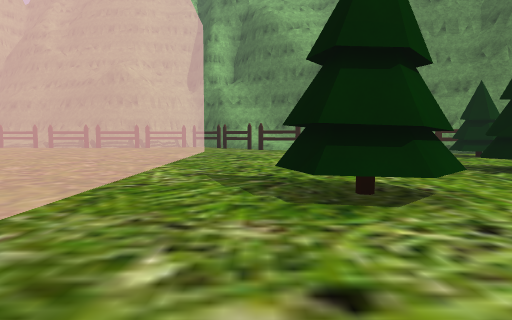
[1] (above)

20 first-person views from a walk through a scene from a Unity 3-D project. The camera is 1.3 m above the floor, tilts 4° down and sees 70° across. The floor is counted in squares, 2 m on a side. Each view is taken from the middle of a square. On the plan, view 1 faces up. The plan holds only what a view shows up to about 11 squares ahead; the rest is blank. The place goes on beyond the plan. Some surface patterns are stand-ins.

[2]
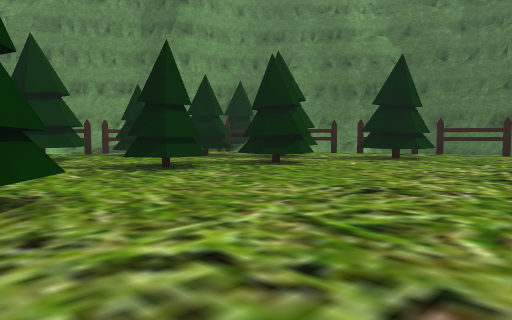

[3]
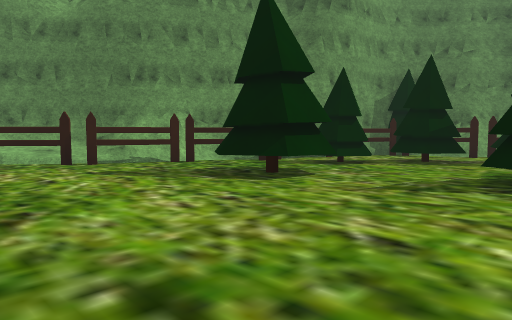

[4]
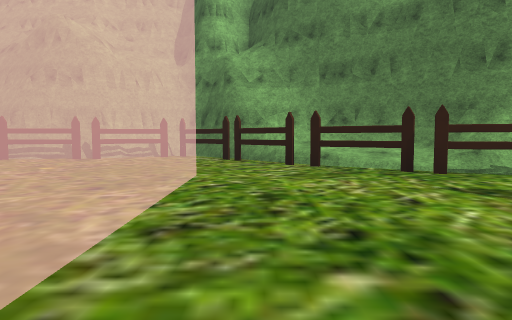

[5]
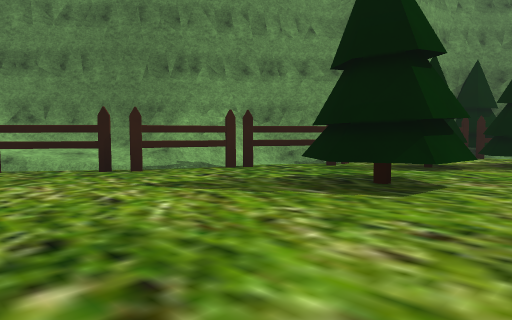

[6]
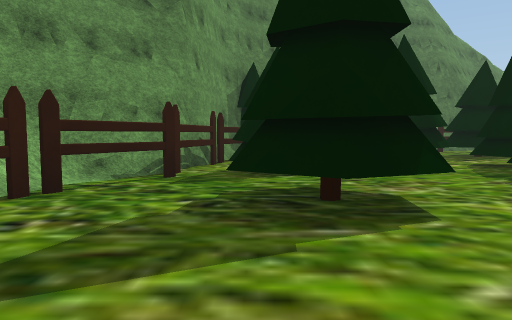

[7]
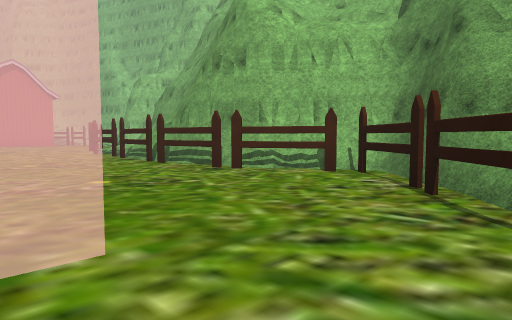

[8]
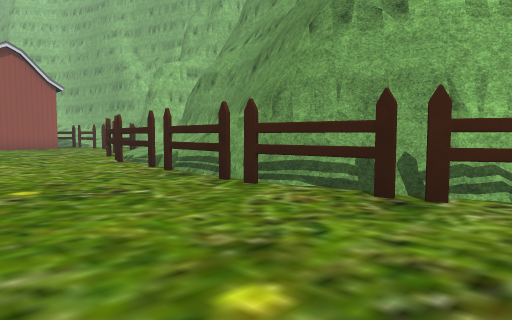

[9]
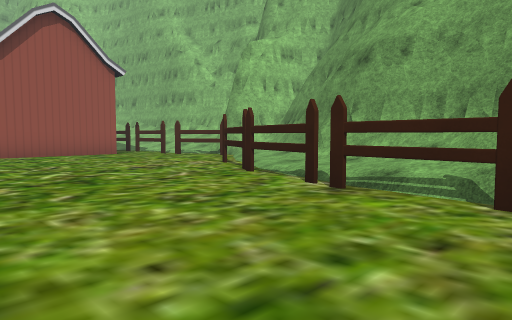

[10]
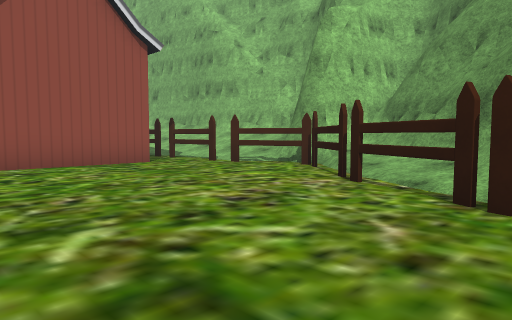

[11]
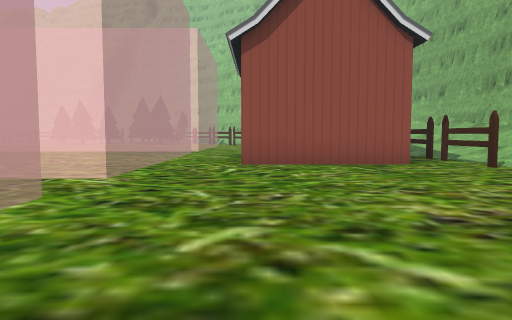

[12]
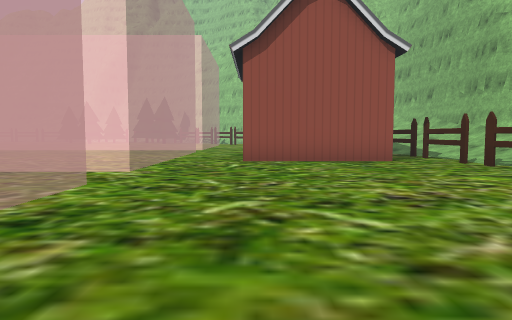

[13]
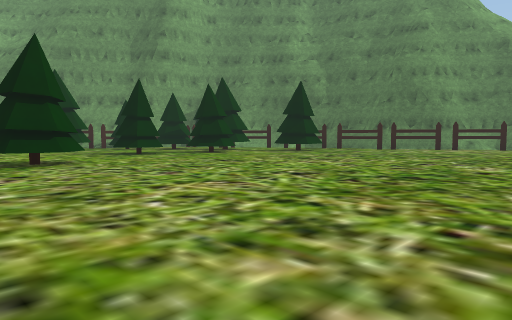

[14]
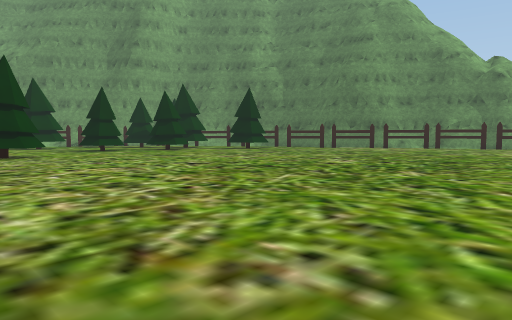

[15]
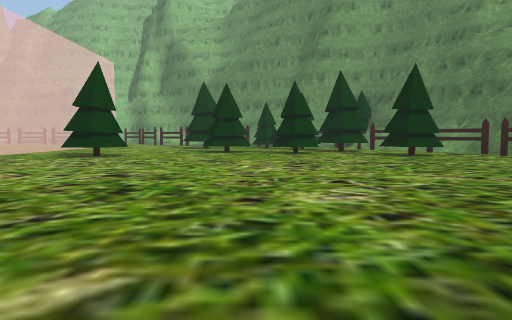

[16]
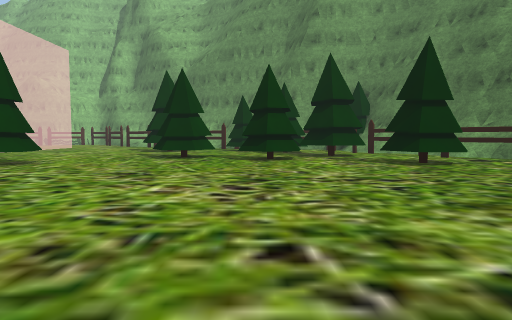

[17]
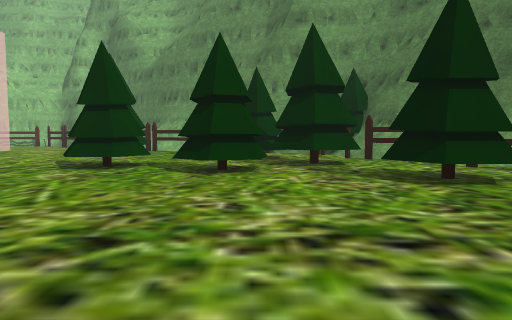

[18]
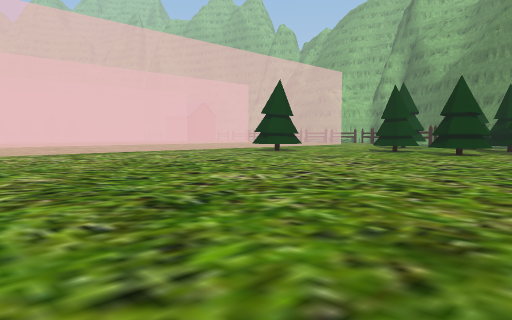

[19]
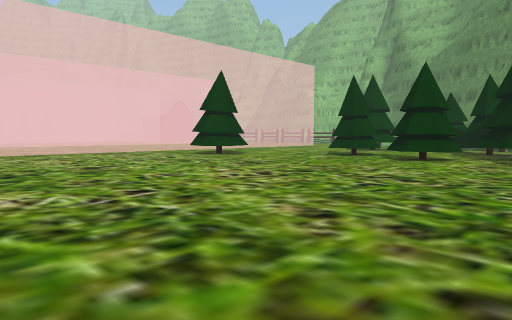

[20]
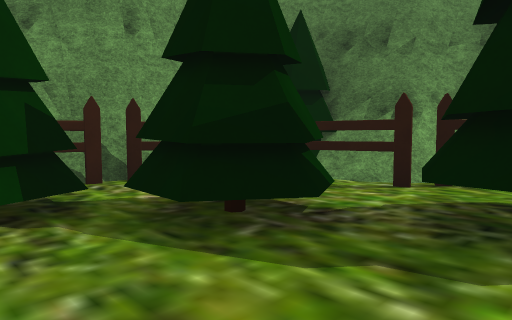

### Floor plan
Key: @ floor where view 1 was taken; # wall or solid block; x gap in a wall; . main floor; : floor 0.25 m higher than the main floor; + floor 0.5 m higher than the main floor; * floor 0.75 m higher than the main floor; / step, stairs or slope; = window, fence, low wall or low ledge; F fence; O other object.
Columns run from 25 left of view 1 to 11 right of it. Each row starts with its distance up from view 1.
 23  #     #
 22  +++ ##+##
 21  FFFFF.F:##..
 20 F.......F::==#.       #
 19    O.....FF::+##.   .###
 18    O........FFF####F#FFF##/
 17    O.............F......F*/#
 16 OOOO.....................F++#
 15 ..........................F:##.
 14 ........... .... ..........FF##
 13       ..                ......F##
 12       ..                ........Fx##O
 11                         ....OO.OO.FFO
 10                         ....OO.O.OOF#
  9                         .........OOF#
  8                         ..........OOF
  7                         .....OO...OO
  6                         ......O.OOOO
  5                         ..O.....OO.OO
  4                         ..OO.......OO
  3                         ..O..........
  2                         .............
  1                         .............
  0                         .@...........
 -1                         .............
 -2                         .............
 -3                         .............
 -4                         .............
 -5                         .............
 -6                         .............
 -7                         .............
 -8                         ....

Positions as (right, up) in squares from view 1, and headings:
1: (0, 0), facing up
2: (1, 0), facing up-right
3: (-1, 6), facing up-right
4: (-1, 8), facing up
5: (-1, 8), facing up-right
6: (0, 11), facing right
7: (0, 13), facing up-left
8: (-4, 14), facing up-left
9: (-10, 14), facing up-left
10: (-14, 15), facing up-left
11: (-14, 16), facing left
12: (-13, 16), facing left
13: (-1, -5), facing up-right
14: (-1, -8), facing up-right
15: (6, -7), facing up
16: (7, -4), facing up
17: (8, -1), facing up
18: (11, -7), facing up-left
19: (11, -4), facing up-left
20: (6, 7), facing up-right
